Frame 1 (no input): blank canvas, image omitted
Frame 60 (no input): blank canvas, image omitted
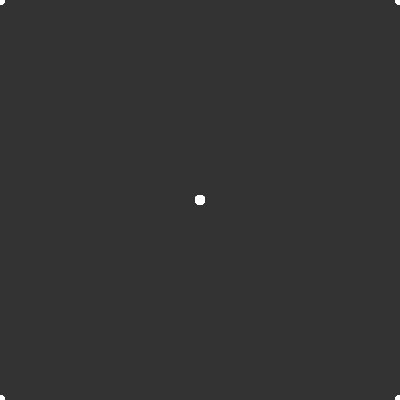
Frame 120 (the mouse pressed at the canvas centre since frame 60)

The p5.js sketch whose frames 1 and 60 were blank and that drew this single picture after the mouse press (run headless with seeded random() and noise() and a simulated clock; from frame 60 on, the mouse is pressed at the canvas centre):

// p5.js sketch
// ── sketch.js
let sym = 8;
let w2, h2;
let angle = 0;
let bSize = 10;
let bSlider;

function setup(){
  createCanvas(400, 400);
  angleMode(DEGREES);
  w2 = width/2;
  h2 = height/2;
  background(51);
  bSlider = createSlider(1, 50, 0.5);
  bSlider.value(10);
}



function draw(){
  //background(51);
  bSize = bSlider.value();
 
  push();
  translate(w2, h2);
  rotate(angle);
  noStroke();
  fill(255);
  ellipse(mouseX - w2, mouseY - h2, bSize,bSize);
  ellipse(-mouseX+ w2, mouseY - h2, bSize, bSize);
  ellipse();
  pop();
  angle += 360 / sym;
}
